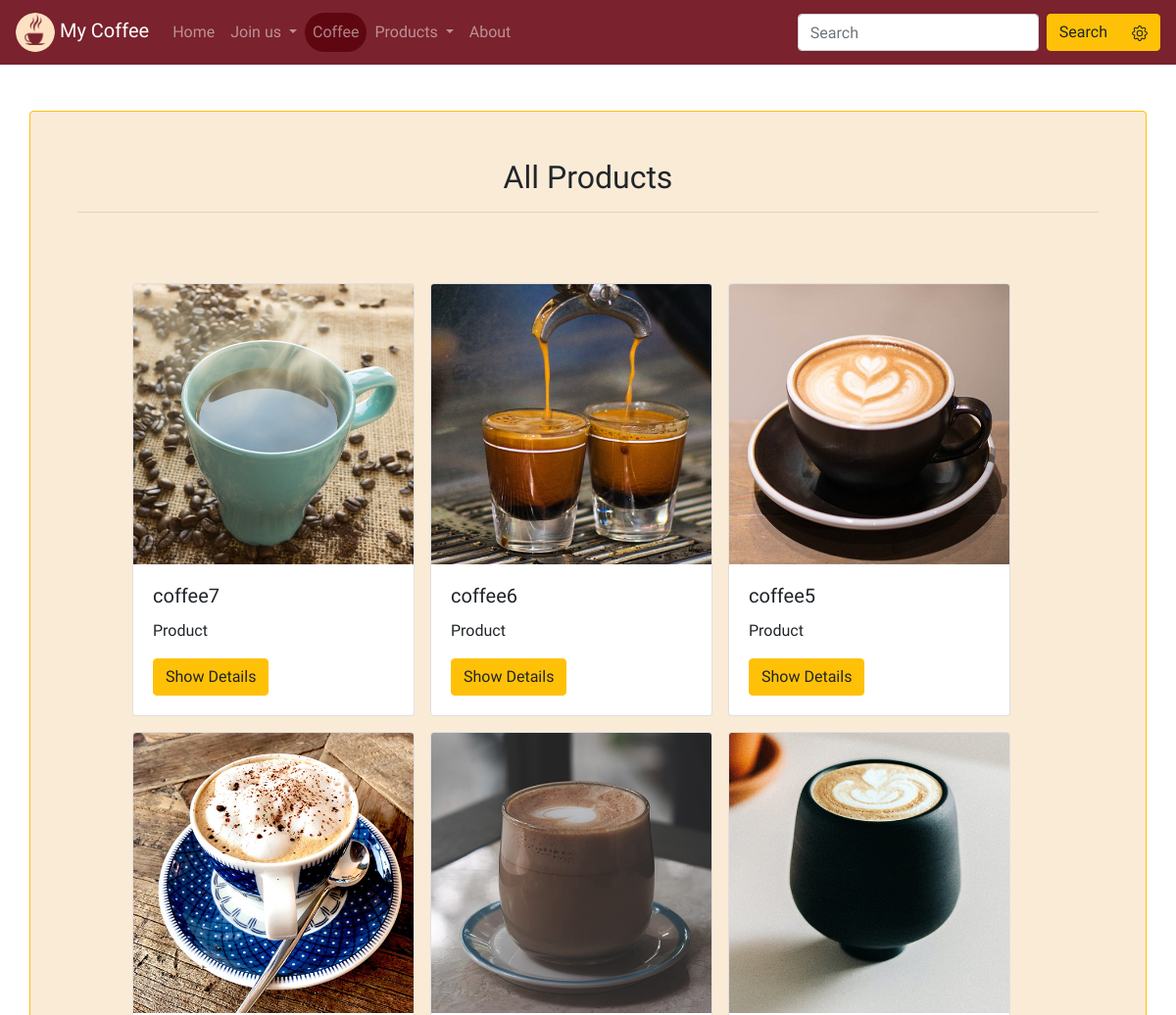
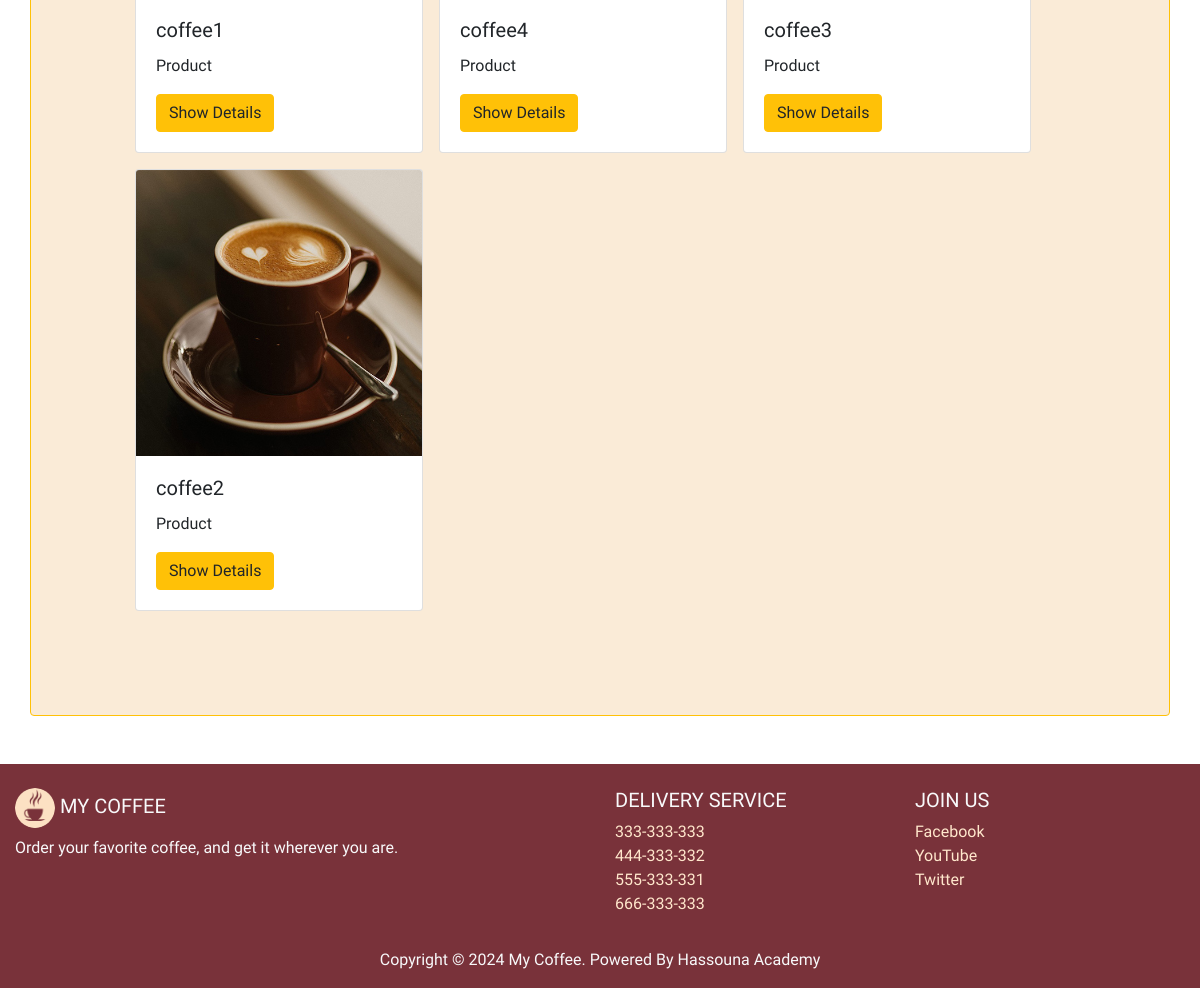
The app's page /products/products with its own data (2 pictures, top to bottom).
### products/models.py (models this page shows, shortened)
class Product(models.Model):
    name = models.CharField(max_length=100)
    description = models.TextField(null=True , blank=True)
    price = models.DecimalField(max_digits=6,decimal_places=2)
    photo = models.ImageField(upload_to='photo/%y/%m/%d' ,null=True , blank=True)
    is_active = models.BooleanField(default=True)
    created_at = models.DateTimeField(default=datetime.now)
    class Meta:
        ordering = ['-created_at']

### products/views.py (the view)
# urls.py: path('products/', include('products.urls')),
def products(request):
    pro = Product.objects.all()
    name1 = None
    pfrom = None
    pto = None
    cs=None
    if 'cs' in request.GET:
        cs = request.GET['cs']
    if 'searchname' in request.GET:
           name = request.GET['searchname']
           if name:
               pro = pro.filter(name__icontains=name)
    if 'desc' in request.GET:
        desc = request.GET['desc']
        if desc:
            pro =pro.filter(description__icontains=desc)
    if 'pricefrom' in request.GET and 'priceto' in request.GET:
        pfrom = request.GET['pricefrom']
        pto = request.GET['priceto']
        if pfrom.isdigit() and pto.isdigit():
            pro = pro.filter(price__gte=pfrom , price__lte=pto)
    context = {'product': pro }
    return render(request , 'products.html' ,context)

### templates/products.html (shortened to what this page needs)
{% extends 'base.html' %}
{% load static %}
{% block content %}
    <div class="my-form container p-5 my-5 rounded border border-warning">
        <form>
            <h2 class="text-center">All Products</h2>
            <hr>
            <section>
                <div class="container-fluid">
                  <div class="row p-5" >
                    {% for pro in product %}
                    <div>
                      <div class="card m-2" style="width: 18rem;">
                        <img src="{{pro.photo.url}}" class="card-img-top" alt="...">
                        <div class="card-body">
                          <h5 class="card-title">{{pro.name}}</h5>
                          <p class="card-text">Product</p>
                          <a href="{% url 'product' pro_id=pro.id %}" class="btn btn-warning">Show Details</a>
                        </div>
                      </div>
                    </div>
                                {% empty %}  <h4 class="alert alert-warning">
                      No Products Here,<a href="{% url 'products' %}" style="color:black;">All Products Here</a>
                  </h4>
                      {% endfor %}
                  </div>
                </div>
            </section>
        </form>
    </div>
{% endblock %}

### templates/base.html (shortened to what this page needs)
{% load static %}
<!DOCTYPE html>
<html lang="en">
<head>
    <link rel="stylesheet" href="{% static 'css/bootstrap.min.css' %}">
    <link rel="stylesheet" href="{% static 'css/style.css' %}">
    <link rel="stylesheet" href="{% static 'css/pretty-checkbox.min.css' %}">
</head>
<body>
{% include 'partials/_navbar.html' %}
{% block content %}
{% endblock %}
{% include 'partials/_footer.html' %}
</body>

### templates/partials/_navbar.html (shortened to what this page needs)
{% load static %}
<nav class="navbar navbar-expand-lg navbar-dark navbar-custom fixed-top">
        <a class="navbar-brand" href="{%url 'index' %}">
            <img src="{% static 'img/mycoffee.png' %}" class="img-brand" alt="My Coffee">
            My Coffee
        </a>
        <div class="collapse navbar-collapse" id="navbarSupportedContent">
            <ul class="navbar-nav mr-auto">
                {% if request.path == "/" %}
              <li class="nav-item active">
                  {%  else %}
                  <li class="nav-item">
                {% endif %}
                  <a class="nav-link" href="{% url 'index' %}">Home <span class="sr-only">(current)</span></a>
              </li>
                {% if 'signin' in request.path or 'signup' in request.path or 'profile' in request.path %}
              <li class="nav-item dropdown active">
                  {% else %}
                   <li class="nav-item dropdown ">
                {% endif %}
                {% if request.user.is_authenticated %}
                      <a class="nav-link dropdown-toggle" href="#" id="navbarDropdown" role="button" data-toggle="dropdown" aria-haspopup="true" aria-expanded="false">
                Welcome
                </a>
                {% else %}
                <a class="nav-link dropdown-toggle" href="#" id="navbarDropdown" role="button" data-toggle="dropdown" aria-haspopup="true" aria-expanded="false">
                Join us
                </a>
                {% endif %}
              </li>
                {% if 'coffee' in request.path %}
              <li class="nav-item active" id="#coffee-nav-item">
                  {% else %}
                   <li class="nav-item" id="coffee-nav-item">
                {% endif %}
                  <a class="nav-link" href="{% url 'coffee' %}">Coffee</a>
              </li>
              <li class="nav-item dropdown">
                <a class="nav-link dropdown-toggle" href="#" id="navbarDropdown" role="button" data-toggle="dropdown" aria-haspopup="true" aria-expanded="false">
                Products
                </a>
              </li>
               {% if 'about' in request.path %}
              <li class="nav-item active">
                  {% else %}
                <li class="nav-item ">
                {% endif %}
                <a class="nav-link" href="{% url 'about' %}">About</a>
              </li>
            </ul>
            <form class="form-inline my-2 my-lg-0" action="{% url 'products' %}">
            <input class="form-control mr-sm-2 remove-outline" type="search" name="searchname" placeholder="Search" aria-label="Search">
            <div class="btn-group" role="group">
              <button class="btn btn-warning my-2 my-sm-0" type="submit">Search</button>
              <a href="{% url 'search' %}" class="btn btn-warning my-2 my-sm-0" type="submit">
              </a>
            </div>
            </form>
        </div>
    </nav>

### templates/partials/_footer.html (shortened to what this page needs)
{% load static %}
<footer class="pt-4 navbar-custom text-light">
      <div class="container-fluid text-center text-md-left">
        <div class="row">
          <div class="col-md-6 mt-md-0 mt-3">
            <h5 class="text-uppercase">
              <img src="{% static 'img/mycoffee.png' %}" class="img-brand" alt="My Coffee">
              My Coffee
            </h5>
            <p>Order your favorite coffee, and get it wherever you are.</p>
          </div>
          <div class="col-md-3 mb-md-0 mb-3">
            <h5 class="text-uppercase">Delivery Service</h5>
            <ul class="list-unstyled">
              <li><a href="tel:333333333">333-333-333</a></li>
              <li><a href="tel:444333332">444-333-332</a></li>
              <li><a href="tel:555333331">555-333-331</a></li>
              <li><a href="tel:666333333">666-333-333</a></li>
            </ul>
          </div>
          <div class="col-md-3 mb-md-0 mb-3">
            <h5 class="text-uppercase">Join Us</h5>
            <ul class="list-unstyled">
              <li><a href="#">Facebook</a></li>
              <li><a href="#">YouTube</a></li>
              <li><a href="#">Twitter</a></li>
            </ul>
          </div>
        </div>
      </div>
      <div class="text-center py-3">
        Copyright &copy; <span class="year">2019</span> My Coffee. Powered By Hassouna Academy
      </div>
    </footer>

### static/css/style.css (style rules this page uses)
html, body { height: 100%; width: 100%; }
a { color: rgb(255, 231, 204) ; }
body { font-family: 'Merienda', cursive; padding-top:65px; }
.img-brand { width:40px; height:40px; transition: 0.5s; border-radius: 20px; }
.navbar-brand { font-family: 'Gloria Hallelujah', cursive; transition: 0.5s; }
.navbar-custom { transition:0.5s; background-color: #5A020Cce; }
.navbar li { transition: 0.5s; }
#coffee-nav-item { background-color:#5A020Cce; border-radius: 25px; }
.my-form { background-color: antiquewhite; }

### records on screen
Product: photo (picture), name "coffee7"
Product: photo (picture), name "coffee6"
Product: photo (picture), name "coffee5"
Product: photo (picture), name "coffee1"
Product: photo (picture), name "coffee4"
Product: photo (picture), name "coffee3"
Product: photo (picture), name "coffee2"
